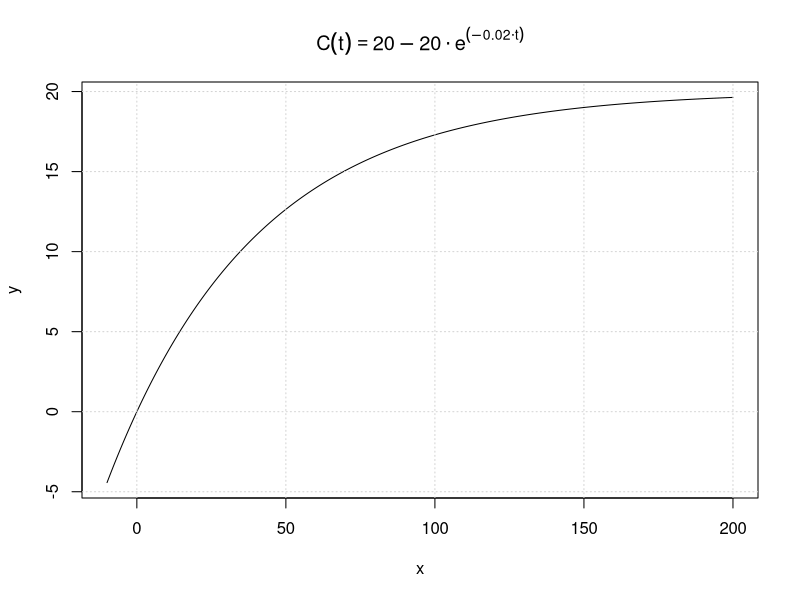
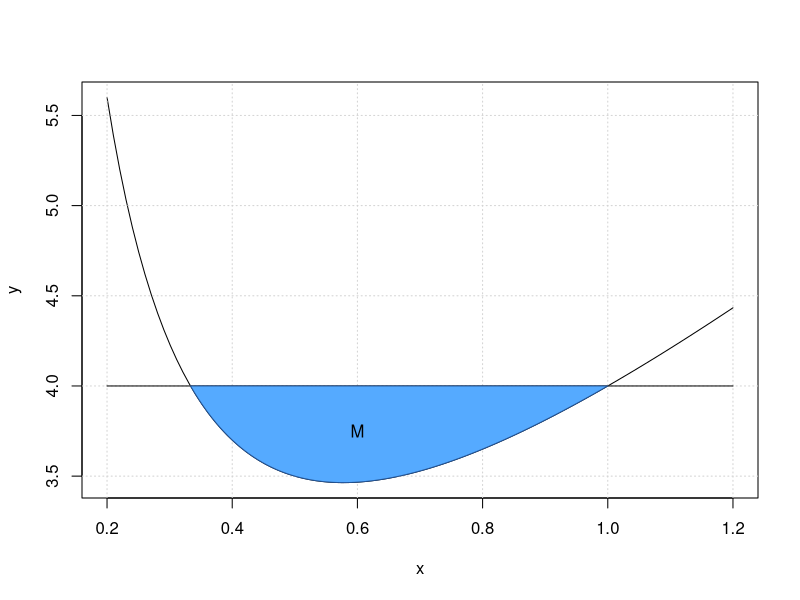

Write the R code that produced these figures, in order.
## ---- chunk 1
   c <- function(t){20-20*exp(-0.02*t)}

   x <- seq(-10, 200, by=0.5)
   y <- sapply(x, FUN=c)

   plot(x, y, type='l', main=expression(C(t) == 20 - 20 %.% e^(-0.02 %.% t)))
   grid()
## ---- chunk 2
x <- seq(0.2, 1.2, length = 100)
y <- sapply(x, FUN = function(x){3*x+(1/x)})
y2 <- sapply(x, FUN = function(x){4})

xl <- seq(1/3, 1, length=100)
yl1 <- sapply(xl, FUN = function(x){3*x+(1/x)})
yl2 <- sapply(xl, FUN = function(x){4})

rm("c")

xx <- c(xl, rev(xl))
yy <- c(yl2, rev(yl1))

plot(x, y, type='l')
grid()
points(x, y2, type='l')
polygon(xx, yy, col="#55aaff", border = "#225599")
text(0.6, 3.75, labels = "M")

